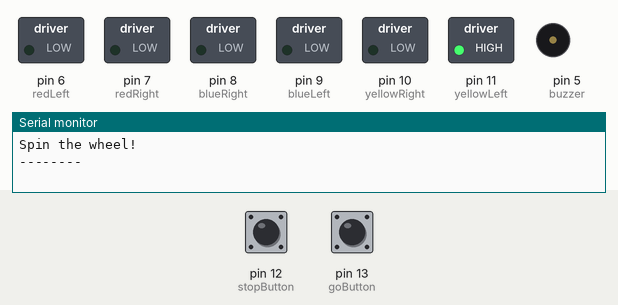
A sketch run on a simulated Arduino Uno, built with avr-gcc and run on an emulated ATmega328P. Parts: switched loads named in the sketch (green lamp = pin HIGH), buzzer (waves = sounding), the last lines printed to the serial monitor. Dashed ring = blinking. The test bench sets the inputs (shaded band); at power-on: pin 13 (goButton) LOW, pin 12 (stopButton) LOW. Random numbers use the default seed unless the sketch sets one.

Above: at 1.2 s.
1.3 s: pin 13 (goButton) pulled HIGH for 0.15 s
At 2.23 s:
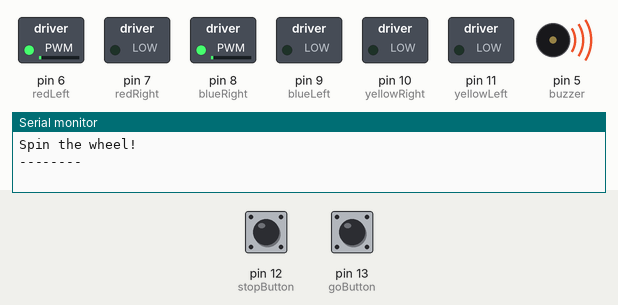
4.3 s: pin 12 (stopButton) pulled HIGH for 0.15 s
At 5.8 s:
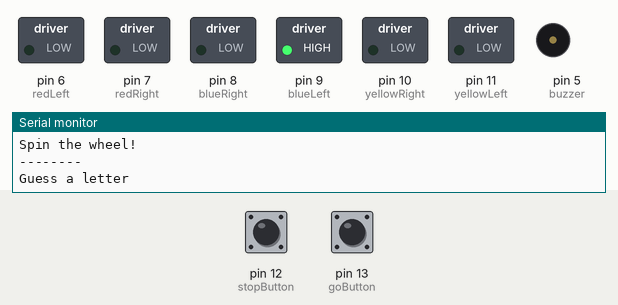
9.9 s: pin 13 (goButton) pulled HIGH for 1 s
At 12.24 s:
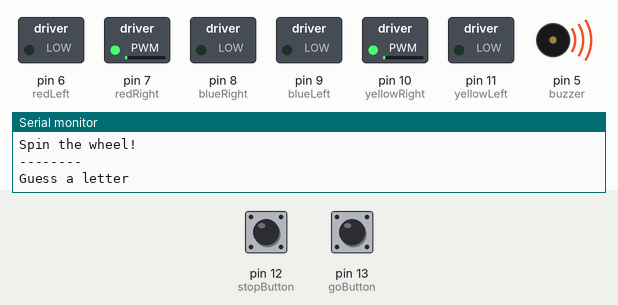
12.9 s: pin 12 (stopButton) pulled HIGH for 0.15 s
At 13.5 s:
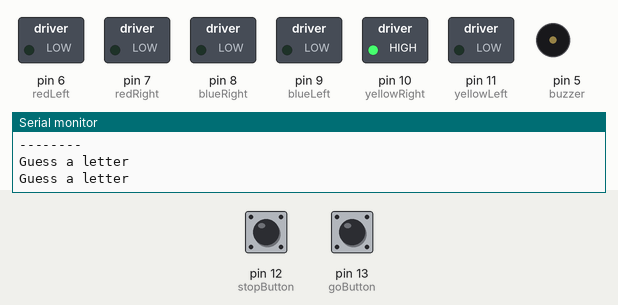
Timing chart, 0 to 15.5 s (numbered marks = the images above; inputs shaded):
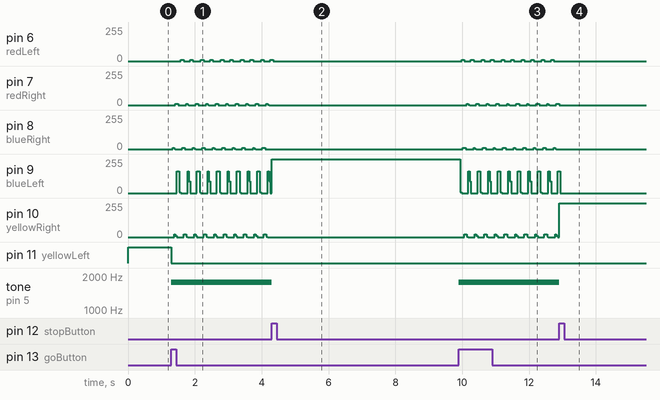

Measured:
- after the input at 1.3 s, pin 6 (redLeft): alternates 8/255 for 0.08 s and 0/255 for 0.20 s, starting after 0.28 s; pin 7 (redRight): 0/255 → 11/255 after 0.12 s, then repeats every 0.60 s: 0/255 0.24 s, 11/255 0.04 s, 3/255 0.04 s, 0/255 0.20 s, 11/255 0.08 s
- after the input at 4.3 s, tone on pin 5 (buzzer): 1760 Hz → silent at once
- after the input at 9.9 s, pin 6 (redLeft): alternates 8/255 for 0.08 s and 0/255 for 0.20 s, starting after 0.08 s; pin 7 (redRight): 0/255 → 11/255 after 0.24 s, then repeats every 0.60 s: 3/255 0.04 s, 0/255 0.20 s, 11/255 0.08 s, 0/255 0.24 s, 11/255 0.04 s
- after the input at 12.9 s, tone on pin 5 (buzzer): 1760 Hz → silent at once

The sketch:

Arduino_Wheel_Of_Fortune.ino
```cpp
int goButton;
int stopButton;
int yellowLeft;
int yellowRight;
int blueLeft;
int blueRight;
int redRight;
int redLeft;
int currentLED;
int buzzer;

int numRight = 0;
int numWrong = 0;
int tries = 0;

int money = 0;
int potentialGain = 0;

int yellowRightValue = 75;
int yellowLeftValue = 0;
int blueRightValue = 200;
int blueLeftValue = 500;
int redRightValue = 50;
int redLeftValue = 25;

long old;
long old2;

long future = 0;
boolean go = false;
boolean cycle1 = false;

boolean repeat = false;
boolean printing = false;
boolean win = false;

boolean allowStop = true;

String food[] =
{
 "chicken", "steak", "hamburger", "bread", "salmon", "cookies", "sandwich",
 "cereal", "pancakes", "apple", "noodles", "pizza", "bagel", "potato", "chocolate",
 "coconut", "pretzel", "oatmeal"
};

String cities[] =
{
 "new york", "tokyo", "ibiza", "greece", "dubai", "london", "paris",
 "egypt", "brazil", "chicago", "dallas", "singapore", "taipei", "beijing", "los angeles",
 "seattle", "portland", "venice"
};

String foodWord;
int len;

char guesses[20];
char checking[20];

int randomNum;
int topicNum;

boolean correct = false;
boolean incorrect = false;

double ab = 29.14;
double bb7 = 3729.31;
double eb7 = 2489.02;
double db6 = 1108.73;
double f7 = 2793.83;
double g7 = 3135.96;
double c7 = 2093.00;
double c3 = 130.81;
double c4 = 261.63;
double c5 = 523.25;
double c6 = 1046.50;
double fg4 = 369.99;
double d4 = 293.6;
double e4 = 329.63;
double f4 = 349.23;
double g4 = 392.00;
double a4 = 440.00;
double b4 = 493.88;
double db4 = 277.18;
double ab4 = 466.16;
double e5 = 659.25;
double eb4 = 311.13;
double db5 = 277.18;

String topic;

String pics[] =
{
   "_____________\n|/    \n|     \n|    \n|    \n|", "_____________\n|/    |\n|     \n|    \n|    \n|",
   "_____________\n|/    |\n|     O\n|    \n|    \n|", "_____________\n|/    |\n|     O\n|    /\n|    \n|",
   "_____________\n|/    |\n|     O\n|    /|\n|    \n|", "_____________\n|/    |\n|     O\n|    /|\\\n|    \n|",
   "_____________\n|/    |\n|     O\n|    /|\\\n|    /\n|", "_____________\n|/    |\n|     O\n|    /|\\\n|    / \\\n|"

};

void setup()
{
   Serial.begin(9600);
   randomSeed(analogRead(0));

   goButton = 13;
   stopButton = 12;
   yellowLeft = 11;
   yellowRight = 10;
   blueLeft = 9;
   blueRight = 8;
   redRight = 7;
   redLeft = 6;
   buzzer = 5;

   pinMode(yellowLeft, OUTPUT);
   pinMode(yellowRight, OUTPUT);
   pinMode(blueLeft, OUTPUT);
   pinMode(redRight, OUTPUT);
   pinMode(redLeft, OUTPUT);
   pinMode(blueRight, OUTPUT);
   pinMode(goButton, INPUT);
   pinMode(stopButton, INPUT);

   Serial.println("Spin the wheel!");

   int r = random(0,19);

   foodWord = food[r];
   len = foodWord.length();
   guesses[len];

   for (int i = 0; i < len; i++)
   {
       Serial.print("-");
       guesses[i] = '-';
   }
}

void loop()
{
  cycle();
  //allOn();
  char let = ' ';
  String input = "";

  topic = "Food";

 if (topic.equals("Food"))
 {
    if (Serial.available() > 0 && go && !allowStop)
    {
       tries++;
       let = Serial.read();
       input += let;
       checking[tries - 1] = input.charAt(0);

       Serial.println(pics[numWrong]);
       Serial.println(foodWord);
       Serial.print("You guessed ");
       Serial.println(input);

       int index = foodWord.indexOf(input);
       int wordLength = foodWord.length();

       if (index > -1)
       {
          if (numRight == wordLength - 1)
          {
            money += potentialGain;
            Serial.println(foodWord);
            Serial.println();
            Serial.print("Congratulations, You won in ");
            Serial.print(tries);
            Serial.println(" tries!");
            Serial.print("Money Won: $");
            Serial.println(money);
            win = true;
            correct = true;
          }
          else
          {
            boolean printCorrect = true;;

            for (int i = 0; i < foodWord.length(); i++)
            {
              if (foodWord.charAt(i) == input.charAt(0))
              {
                 if (guesses[i] == input.charAt(0))
                 {
                    printCorrect = false;
                 }
                 else
                 {
                   guesses[i] =  input.charAt(0);
                   numRight++;
                 }
              }
            }

            if (printCorrect)
            {
                Serial.println("Correct!");
                money += potentialGain;
                old = millis();
                correct = true;
            }
            else
               Serial.println("Try again, you already entered that letter");

            for (int i = 0; i < len; i++)
            {
              Serial.print(guesses[i]);
            }

          }
       }
       else
       {
          numWrong++;

          if (numWrong == 7)
          {
            Serial.println(pics[numWrong]);
            Serial.print("Game Over! The word was: ");
            Serial.println(foodWord);
            Serial.print("Money Won: $");
            Serial.println(money);
            incorrect = true;
          }
          else
          {
            Serial.println("Incorrect!");
            old2 = millis();
            incorrect = true;

            //money -= potentialGain;

            Serial.println(pics[numWrong]);

            for (int i = 0; i < len; i++)
            {
              Serial.print(guesses[i]);
            }

          }

        }

       repeat = false;
       Serial.println();
       go = false;

       Serial.print("Money : $");
       Serial.println(money);

       if (!win)
        Serial.println("Spin the wheel!");

       //Serial.println(incorrect);

    }
 }
}

void allOn()
{
  digitalWrite(yellowLeft, HIGH);
  digitalWrite(blueLeft, HIGH);
  digitalWrite(blueRight, HIGH);
  digitalWrite(yellowRight, HIGH);
  digitalWrite(redRight, HIGH);
  digitalWrite(redLeft, HIGH);
}

void checkButtons()
{
  int goState = digitalRead(goButton);
  int stopState = digitalRead(stopButton);

  Serial.print("go = ");
  Serial.print(goState);
  Serial.print(", stop = ");
  Serial.println(stopState);
}

void cycle()
{
  int goState = digitalRead(goButton);
  int stopState = digitalRead(stopButton);

  long now = millis();

  if (goState == 1)
  {
    cycle1 = true;
    allowStop = true;
  }

  if (cycle1)
   tone(buzzer, 1760.00);

  if (stopState == 1)
  {
    cycle1 = false;
    go = true;
    printing = true;
    noTone(buzzer);

    if (printing && now > future && allowStop)
    {
      future = now + 1000;
      Serial.println();
      Serial.println("Guess a letter");
      allowStop = false;
      printing = false;
    }
  }

  long ms = millis();
  long sec = ms/50;

  if (cycle1)
  {
    currentLED = sec % 6;

    if(sec%6==0)
    {
      digitalWrite(yellowLeft, HIGH);
    }
    else
    {
      digitalWrite(blueLeft, LOW);
      digitalWrite(blueRight, LOW);
      digitalWrite(yellowRight, LOW);
      digitalWrite(redLeft, LOW);
      digitalWrite(redRight, LOW);
    }
     if(sec%6==1)
    {
      digitalWrite(redLeft, HIGH);
    }
    else
    {
      digitalWrite(yellowLeft, LOW);
      digitalWrite(blueRight, LOW);
      digitalWrite(yellowRight, LOW);
      digitalWrite(blueLeft, LOW);
      digitalWrite(redRight, LOW);
    }
     if(sec%6==2)
    {
       digitalWrite(blueRight, HIGH);
    }
    else
    {
      digitalWrite(yellowLeft, LOW);
      digitalWrite(redLeft, LOW);
      digitalWrite(yellowRight, LOW);
      digitalWrite(blueRight, LOW);
      digitalWrite(redRight, LOW);
    }
     if(sec%6==3)
    {
       digitalWrite(yellowRight, HIGH);
    }
    else
    {
      digitalWrite(yellowLeft, LOW);
      digitalWrite(blueLeft, LOW);
      digitalWrite(blueRight, LOW);
      digitalWrite(redLeft, LOW);
      digitalWrite(redRight, LOW);
    }
    if (sec % 6 == 4)
    {
      digitalWrite(redRight, HIGH);
    }
    else
    {
      digitalWrite(yellowLeft, LOW);
      digitalWrite(blueLeft, LOW);
      digitalWrite(blueRight, LOW);
      digitalWrite(redLeft, LOW);
      digitalWrite(yellowRight, LOW);
    }
    if (sec % 6 == 5)
    {
      digitalWrite(blueLeft, HIGH);
    }
    else
    {
      digitalWrite(yellowLeft, LOW);
      digitalWrite(yellowRight, LOW);
      digitalWrite(redRight, LOW);
      digitalWrite(redLeft, LOW);
      digitalWrite(blueRight, LOW);
    }
  }
  else
  {
    if(currentLED==0)
    {
      digitalWrite(yellowLeft, HIGH);
      digitalWrite(blueLeft, LOW);
      digitalWrite(blueRight, LOW);
      digitalWrite(yellowRight, LOW);
      digitalWrite(redLeft, LOW);
      digitalWrite(redRight, LOW);
      money = 0;
      potentialGain = 0;
    }
    if(currentLED==1)
    {
      digitalWrite(blueLeft, HIGH);
      digitalWrite(yellowLeft, LOW);
      digitalWrite(blueRight, LOW);
      digitalWrite(yellowRight, LOW);
      digitalWrite(redLeft, LOW);
      digitalWrite(redRight, LOW);
      potentialGain = 500;
    }
    if(currentLED==2)
    {
      digitalWrite(redLeft, HIGH);
      digitalWrite(blueLeft, LOW);
      digitalWrite(blueRight, LOW);
      digitalWrite(yellowRight, LOW);
      digitalWrite(yellowLeft, LOW);
      digitalWrite(redRight, LOW);
      potentialGain = 25;
    }
    if(currentLED==3)
    {
      digitalWrite(redRight, HIGH);
      digitalWrite(blueLeft, LOW);
      digitalWrite(blueRight, LOW);
      digitalWrite(yellowRight, LOW);
      digitalWrite(redLeft, LOW);
      digitalWrite(yellowLeft, LOW);
      potentialGain = 50;
    }
    if(currentLED==4)
    {
      digitalWrite(blueRight, HIGH);
      digitalWrite(blueLeft, LOW);
      digitalWrite(yellowLeft, LOW);
      digitalWrite(yellowRight, LOW);
      digitalWrite(redLeft, LOW);
      digitalWrite(redRight, LOW);
      potentialGain = 200;
    }
    if(currentLED==5)
    {
      digitalWrite(yellowRight, HIGH);
      digitalWrite(blueLeft, LOW);
      digitalWrite(blueRight, LOW);
      digitalWrite(yellowLeft, LOW);
      digitalWrite(redLeft, LOW);
      digitalWrite(redRight, LOW);
      potentialGain = 75;
    }

  }
}

void playTones(int buzz, int tones[], int durations[], int length)
{
  if(sizeof(tones)/sizeof(int) == sizeof(durations)/sizeof(int))
  {
    long sum = 0;
    for(int i = 0; i<length;i++)
    {
      sum += durations[i];
    }
    //calculate which index we should be working with
    int musicI = 0;
    for(musicI = 0; millis()%sum>=sumUntil(durations,musicI,length);musicI++)//super bananas
    {    }
    if(millis()%sum<sumUntil(durations,musicI,length))    //bananas
    {
      if(tones[musicI]!= 0)
      {
        tone(buzz, tones[musicI]);
      }
      else
      {
        noTone(buzz);
      }
    }
  }
}

long sumUntil(int arr[], int index,int length)
{
  long sum = 0;
  for(int i = 0;i<=index;i++)
  {
    sum+=arr[i];
  }
  return sum;
}
```
